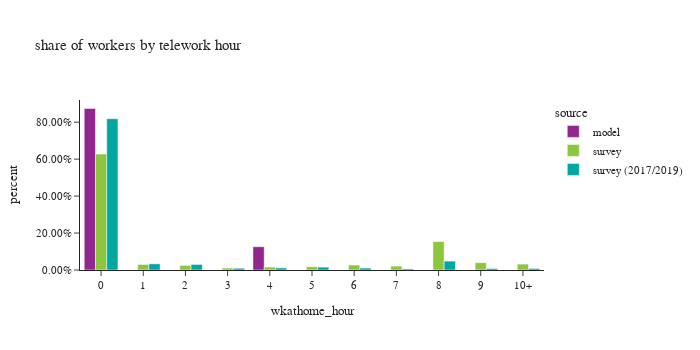

Write notebook code for a chart like this one.
### Markdown cell above
### worker counts by telework hours

### Code cell
# population in each telework hour
df_hour_count = workers.groupby(['source','wkathome_int', 'wkathome_hour'])['pdexpfac'].sum().reset_index()
df_hour_count['percent'] = df_hour_count.groupby(['source'], group_keys=False)['pdexpfac']. \
    apply(lambda x:  x / float(x.sum()))

fig = px.bar(df_hour_count.sort_values(by=['source','wkathome_int']), x="wkathome_hour", y="percent", color="source",
             barmode="group",
             title= "share of workers by telework hour")
fig.update_layout(height=350, width=700, font=dict(size=11),
                  xaxis = dict(dtick = 1),
                  yaxis_tickformat = '.2%')
fig.update_xaxes(categoryorder='array', categoryarray= ['0','1', '2', '3', '4', '5', '6', '7', '8', '9', '10+'])
fig.show()

### Figure 1 — Plotly figure (JSON) as saved in the notebook; plotly's stock layout.template omitted (floating-point values rounded to 4 significant figures)
{"data": [{"alignmentgroup": "True", "hovertemplate": "source=model<br>wkathome_hour=%{x}<br>percent=%{y}<extra></extra>", "legendgroup": "model", "marker": {"color": "#91268F", "pattern": {"shape": ""}}, "name": "model", "offsetgroup": "model", "orientation": "v", "showlegend": true, "textposition": "auto", "type": "bar", "x": ["0", "4"], "xaxis": "x", "y": [0.874, 0.126], "yaxis": "y"}, {"alignmentgroup": "True", "hovertemplate": "source=survey<br>wkathome_hour=%{x}<br>percent=%{y}<extra></extra>", "legendgroup": "survey", "marker": {"color": "#8CC63E", "pattern": {"shape": ""}}, "name": "survey", "offsetgroup": "survey", "orientation": "v", "showlegend": true, "textposition": "auto", "type": "bar", "x": ["0", "1", "2", "3", "4", "5", "6", "7", "8", "9", "10+"], "xaxis": "x", "y": [0.6276, 0.03006, 0.02494, 0.01062, 0.01588, 0.01779, 0.02672, 0.02112, 0.1537, 0.03957, 0.03201], "yaxis": "y"}, {"alignmentgroup": "True", "hovertemplate": "source=survey (2017/2019)<br>wkathome_hour=%{x}<br>percent=%{y}<extra></extra>", "legendgroup": "survey (2017/2019)", "marker": {"color": "#00A7A0", "pattern": {"shape": ""}}, "name": "survey (2017/2019)", "offsetgroup": "survey (2017/2019)", "orientation": "v", "showlegend": true, "textposition": "auto", "type": "bar", "x": ["0", "1", "2", "3", "4", "5", "6", "7", "8", "9", "10+"], "xaxis": "x", "y": [0.8189, 0.03334, 0.03005, 0.009356, 0.01146, 0.01555, 0.01053, 0.006045, 0.04808, 0.00821, 0.008467], "yaxis": "y"}], "layout": {"barmode": "group", "font": {"size": 11}, "height": 350, "legend": {"title": {"text": "source"}, "tracegroupgap": 0}, "title": {"text": "share of workers by telework hour"}, "width": 700, "xaxis": {"anchor": "y", "categoryarray": ["0", "1", "2", "3", "4", "5", "6", "7", "8", "9", "10+"], "categoryorder": "array", "domain": [0, 1], "dtick": 1, "title": {"text": "wkathome_hour"}}, "yaxis": {"anchor": "x", "domain": [0, 1], "tickformat": ".2%", "title": {"text": "percent"}}}}
